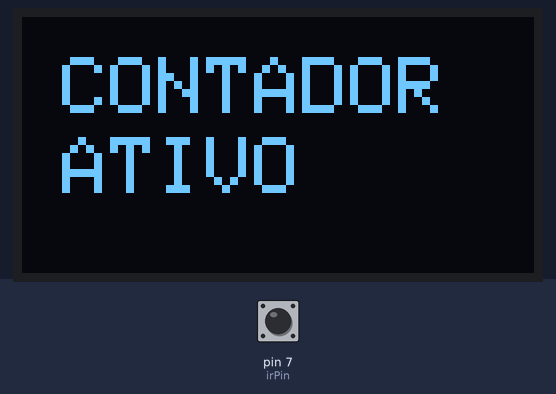
Simulated run of this sketch. Board: Arduino Uno, built with avr-gcc and run on an emulated ATmega328P. Shown: 128×64 one-colour display. Inputs (shaded band) come from the test bench; at power-on: pin 7 (irPin) LOW. What the sketch prints to the serial monitor is not drawn.

Above: at 0.1 s.
At 3.2 s:
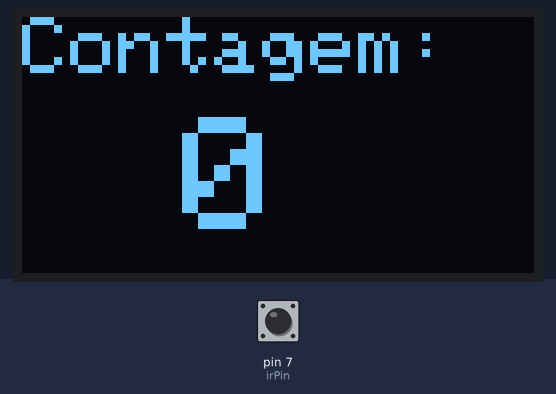
3.3 s: pin 7 (irPin) pulsed HIGH 5 times (0.12 s each, 0.3 s apart)
At 5.1 s:
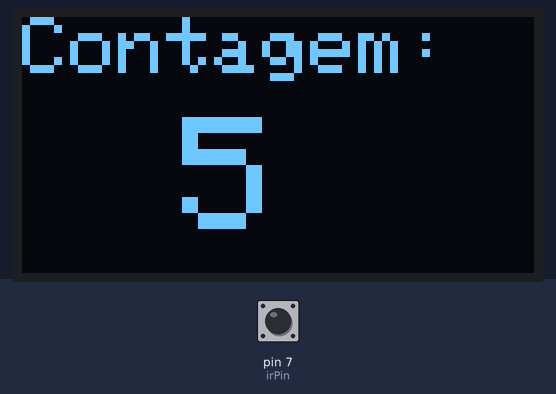
Timing chart, 0 to 6.6 s (numbered marks = the images above; inputs shaded):
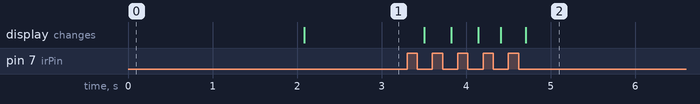

The sketch:

testingIR2.ino
```cpp
/*
 * Projeto 09 - Contador de Objetos (IR + OLED)
 */

#include <Wire.h>
#include <Adafruit_GFX.h>
#include <Adafruit_SSD1306.h>

// --- Hardware Pins ---
const int irPin = 7; // O pino do sensor IR

// --- Display Config ---
#define SCREEN_WIDTH 128
#define SCREEN_HEIGHT 64
#define OLED_RESET -1
Adafruit_SSD1306 display(SCREEN_WIDTH, SCREEN_HEIGHT, &Wire, OLED_RESET);

// --- Variables ---
int counter = 0;          // O nosso contador
int irState = 0;          // Estado ATUAL do sensor
int lastIrState = 0;      // Estado ANTERIOR (Memória)

void setup() {
  Serial.begin(9600);

  pinMode(irPin, INPUT);

  // Inicializa OLED
  if (!display.begin(SSD1306_SWITCHCAPVCC, 0x3C)) {
    while (true); // Trava se falhar
  }

  // Tela de Boas Vindas
  display.clearDisplay();
  display.setTextSize(2);
  display.setTextColor(WHITE);
  display.setCursor(10, 10);
  display.print("CONTADOR");
  display.setCursor(10, 30);
  display.print("ATIVO");
  display.display();
  delay(2000);
}

void loop() {
  // 1. Ler o sensor
  // (A maioria dos sensores IR dá LOW quando detecta algo)
  irState = digitalRead(irPin);

  // 2. Lógica de Detecção de Mudança (Borda)
  // Só fazemos algo se o estado MUDOU em relação à memória
  if (irState != lastIrState) {

    // Se o estado mudou para LOW (Detectou!)
    if (irState == LOW) {
      counter++; // Conta +1
      Serial.println("Objeto Detectado!");
    }

    // Delay pequeno para evitar contar ruído (debounce)
    delay(50);
  }

  // 3. Atualiza a Memória para a próxima volta
  lastIrState = irState;

  // 4. Desenha o Placar no OLED
  display.clearDisplay();

  display.setTextSize(2);
  display.setTextColor(WHITE);
  display.setCursor(0, 0);
  display.print("Contagem:");

  display.setTextSize(4); // Fonte Gigante para o número
  display.setCursor(40, 25);
  display.print(counter);

  display.display();
}
```

Measured:
- after the input at 3.3 s, the display: first changes after 0.21 s (image 2 shows a later state)
